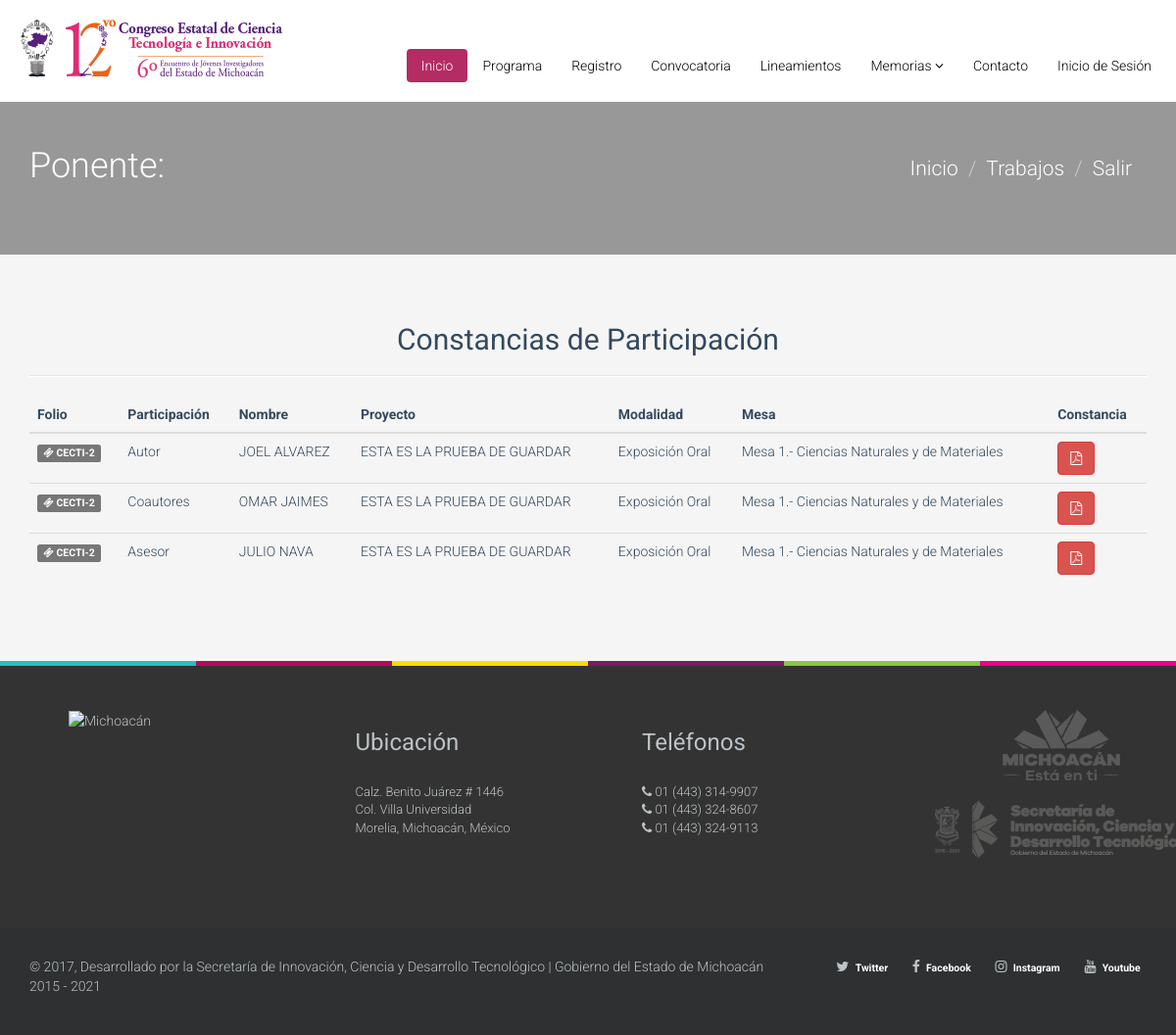
The app's page /index.php/ponente/constancias, older data.
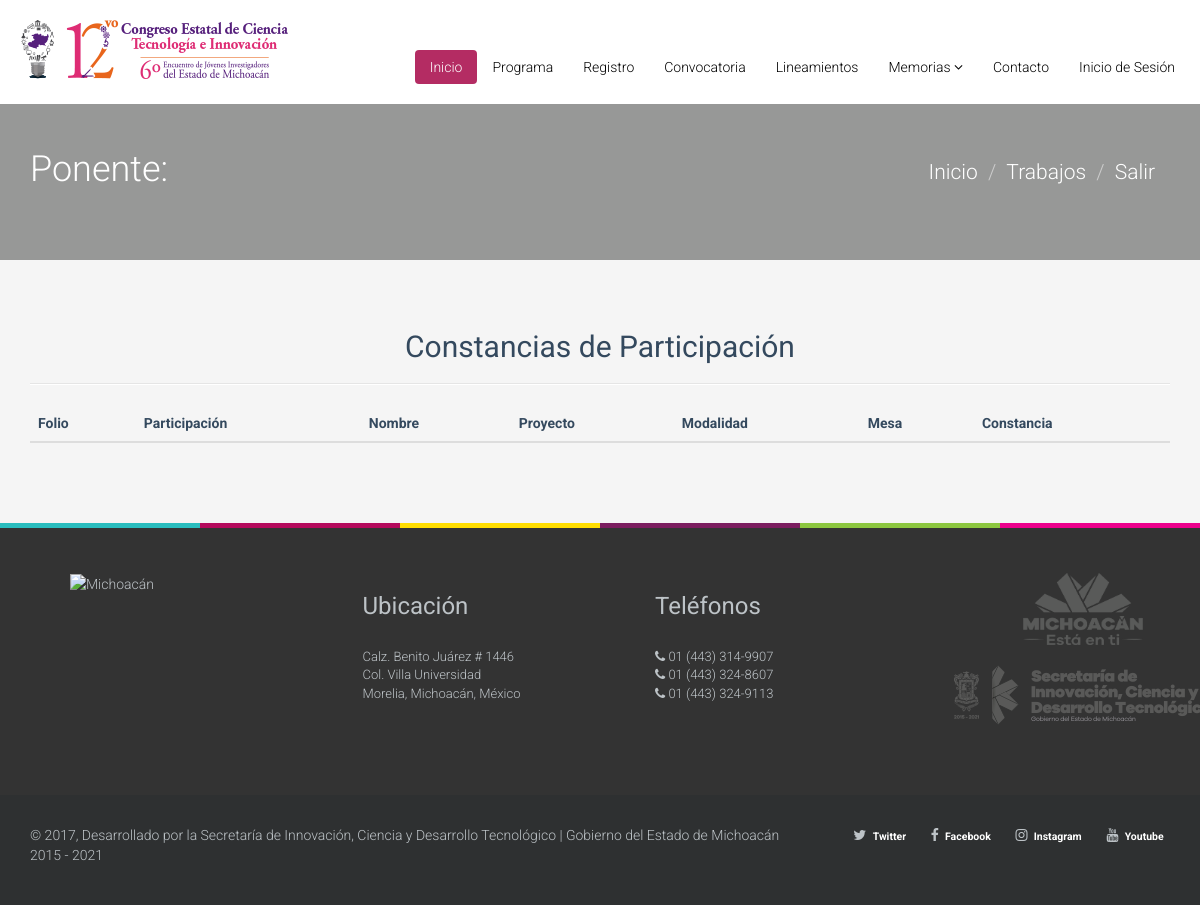
The same page, newer data.
### tables this page shows
CREATE TABLE `usuarios` (
  `id_usuarios` int(11) NOT NULL,
  `nombre` varchar(255) NOT NULL,
  `a_paterno` varchar(255) NOT NULL,
  `a_materno` varchar(255) NOT NULL,
  `edad` int(11) NOT NULL,
  `genero` int(11) NOT NULL,
  `nacionalidad` int(11) NOT NULL,
  `otra_nac` varchar(255) NOT NULL,
  `estado` int(11) NOT NULL,
  `municipio` int(11) NOT NULL,
  `otro_mun` varchar(255) NOT NULL,
  `email` varchar(255) NOT NULL,
  `institucion` int(11) NOT NULL,
  `otra_ins` varchar(255) NOT NULL,
  `facultad` int(11) NOT NULL,
  `otra_fac` varchar(255) NOT NULL,
  `nivel` int(11) NOT NULL,
  `otro_nivel` varchar(255) NOT NULL,
  `mesa` int(11) NOT NULL,
  `modalidad` int(11) NOT NULL,
  `area_id` int(11) DEFAULT NULL,
  `mailing` text NOT NULL,
  `password` varchar(255) NOT NULL,
  `username` varchar(255) NOT NULL,
  `puesto` varchar(100) NOT NULL,
  `token` varchar(60) DEFAULT NULL,
  `created_at` timestamp(6) NULL DEFAULT CURRENT_TIMESTAMP(6),
  `request_token` timestamp NULL DEFAULT CURRENT_TIMESTAMP,
  `status` varchar(50) DEFAULT NULL
);

CREATE TABLE `ponencias` (
  `id_ponencias` int(11) NOT NULL,
  `usuario_id` int(11) NOT NULL,
  `tipo_trabajo_id` int(11) DEFAULT NULL,
  `titulo` mediumtext,
  `autor` varchar(255) DEFAULT NULL,
  `coautores` mediumtext,
  `asesor` varchar(255) DEFAULT NULL,
  `mesa_id` int(11) DEFAULT NULL,
  `c_jovenes` int(11) DEFAULT NULL,
  `archivo_resumen` varchar(255) DEFAULT NULL,
  `archivo_extenso` varchar(255) DEFAULT NULL,
  `status_id` int(11) NOT NULL,
  `fecha_registro` date DEFAULT NULL,
  `fecha_extenso` date DEFAULT NULL
);

CREATE TABLE `tipo` (
  `id_tipo` int(11) NOT NULL,
  `nombre_trabajo` varchar(255) NOT NULL
);

CREATE TABLE `area_tematica` (
  `id_tematica` int(11) NOT NULL,
  `nombre_tem` varchar(255) NOT NULL
);

### application/controllers/Ponente.php (called while the page is built, shortened)
<?php if ( ! defined('BASEPATH')) exit('No direct script access allowed');
class Ponente extends MY_Controller {
       public function __construct()
       {
            $this->load->model('Ponentes_model');
            $this->load->library('session');
            $this->load->helper('url');
       }
    public function constancias()
    {
        $data['pdf'] = $this->Ponentes_model->list_ponencia_pdf(1);
        $this->load->view("theme/header");
        $this->load->view("theme/menu");
        $this->load->view("ponente/constancias",$data);
        $this->load->view("theme/footer");
    }
}

### index.php (called while the page is built, shortened)
<?php
require_once BASEPATH.'core/CodeIgniter.php';

### application/models/Ponentes_model.php (called while the page is built, shortened)
<?php if ( ! defined('BASEPATH')) exit('No direct script access allowed');
class Ponentes_model extends CI_Model {
    public function list_ponencia_pdf($id_usuarios = false)
    {
        if($id_usuarios === false)
        {
            $this->db->select('u.username,u.nombre,u.a_paterno,u.a_materno,p.id_ponencias,p.titulo,p.autor,p.coautores,p.asesor,p.titulo, s.status, p.archivo_resumen, p.archivo_extenso, t.nombre_trabajo, a.nombre_tem');
            $this->db->from('usuarios u');
            $this->db->join('ponencias p', 'u.id_usuarios = p.usuario_id');
            $this->db->join('status s', 'p.status_id = s.id_status');
            $this->db->join('tipo t', 'p.tipo_trabajo_id = t.id_tipo');
            $this->db->join('area_tematica a', 'p.mesa_id = a.id_tematica');
        }else{
            $this->db->select('u.username,u.nombre,u.a_paterno,u.a_materno,p.id_ponencias,p.titulo,p.autor,p.coautores,p.asesor,p.titulo, s.status, p.archivo_resumen, p.archivo_extenso, t.nombre_trabajo, a.nombre_tem');
            $this->db->from('usuarios u');
            $this->db->join('ponencias p', 'u.id_usuarios = p.usuario_id');
            $this->db->join('status s', 'p.status_id = s.id_status');
            $this->db->join('tipo t', 'p.tipo_trabajo_id = t.id_tipo');
            $this->db->join('area_tematica a', 'p.mesa_id = a.id_tematica');
            $this->db->where('u.id_usuarios',$id_usuarios);
        }
        $query = $this->db->get();
        if($query->num_rows() > 0 )
          {
              return $query->result();
          }else{
            return FALSE;
          }
    }
}

### application/views/ponente/constancias.php (the view, shortened to what the rows shown need)
<?php
  $nombre = $this->session->userdata('nombre');
  $a_paterno = $this->session->userdata('a_paterno');
  $a_materno = $this->session->userdata('a_materno');
?>
<section id="title" class="emerald">
<div class="container">
<div class="row">
<div class="col-sm-6">
<h1>Ponente: <?php echo $nombre .' '.$a_paterno .' '.$a_materno ?></h1>
</div>
</div>
</div>
</section>
<section id="career" class="container">
<div class="center">
<h2>Constancias de Participación</h2>
</div>
<div class="row">
<div class="col-md-12">
<div class="table-responsive">
<table class="table">
     <thead>
 <tr>
            <th>Folio</th>
            <th>Participación</th>
            <th>Nombre</th>
            <th>Proyecto</th>
            <th>Modalidad</th>
            <th>Mesa</th>
            <th>Constancia</th>
 </tr>
 </thead>
 <tbody>
 <?php
            foreach ($pdf as $row) {
if ($row->autor === $row->autor) {
               echo "<tr>
               <td><span class='label label-default'><i class='fa fa-ticket' aria-hidden='true'></i>  CECTI-$row->id_ponencias</span></td>
               <td>Autor</td>
               <td>$row->autor</td>
               <td>$row->titulo</td>
               <td>$row->nombre_trabajo</td>
               <td>$row->nombre_tem</td>
               <td><a href='" . base_url() . "ponente/constancia_autor/$row->id_ponencias' target='_blank'><button type='button' class='btn btn-danger' data-toggle='tooltip' data-placement='bottom' title='$row->autor'><i class='fa fa-file-pdf-o' aria-hidden='true'></i></button></a></td></td>";
           }else{
            echo '<div class="alert alert-danger" role="alert">No existe un autor registrado en el sistema</div>';
           }
if ($row->coautores === $row->coautores) {
               echo "<tr>
               <td><span class='label label-default'><i class='fa fa-ticket' aria-hidden='true'></i>  CECTI-$row->id_ponencias</span></td>
               <td>Coautores</td>
               <td>$row->coautores</td>
               <td>$row->titulo</td>
               <td>$row->nombre_trabajo</td>
               <td>$row->nombre_tem</td>
               <td><a href='" . base_url() . "ponente/constancia_coautor/$row->id_ponencias' target='_blank'><button type='button' class='btn btn-danger' data-toggle='tooltip' data-placement='bottom' title='$row->coautores'><i class='fa fa-file-pdf-o' aria-hidden='true'></i></button></a></td></td>";
           }else{
            echo '<div class="alert alert-danger" role="alert">No existe un Coautor registrado en el sistema</div>';
           }
if ($row->asesor === $row->asesor) {
               echo "<tr>
               <td><span class='label label-default'><i class='fa fa-ticket' aria-hidden='true'></i>  CECTI-$row->id_ponencias</span></td>
               <td>Asesor</td>
               <td>$row->asesor</td>
               <td>$row->titulo</td>
               <td>$row->nombre_trabajo</td>
               <td>$row->nombre_tem</td>
               <td><a href='" . base_url() . "ponente/constancia_asesor/$row->id_ponencias' target='_blank'><button type='button' class='btn btn-danger' data-toggle='tooltip' data-placement='bottom' title='$row->asesor'><i class='fa fa-file-pdf-o' aria-hidden='true'></i></button></a></td></td>";
           }else{
            echo '<div class="alert alert-danger" role="alert">No existe un Asesor registrado en el sistema</div>';
           }
}
?>
 </tbody>
 </table>
</div>
</div>
</div>
</section>

Row changes from the older to the newer data that the page shows:
removed usuarios: ponencias.id_ponencias "2", ponencias.autor "JOEL ALVAREZ", ponencias.titulo "ESTA ES LA PRUEBA DE GUARDAR", tipo.nombre_trabajo "Exposición Oral", area_tematica.nombre_tem "Mesa 1.- Ciencias Naturales y de Materiales", ponencias.coautores "OMAR JAIMES", ponencias.asesor "JULIO NAVA"
